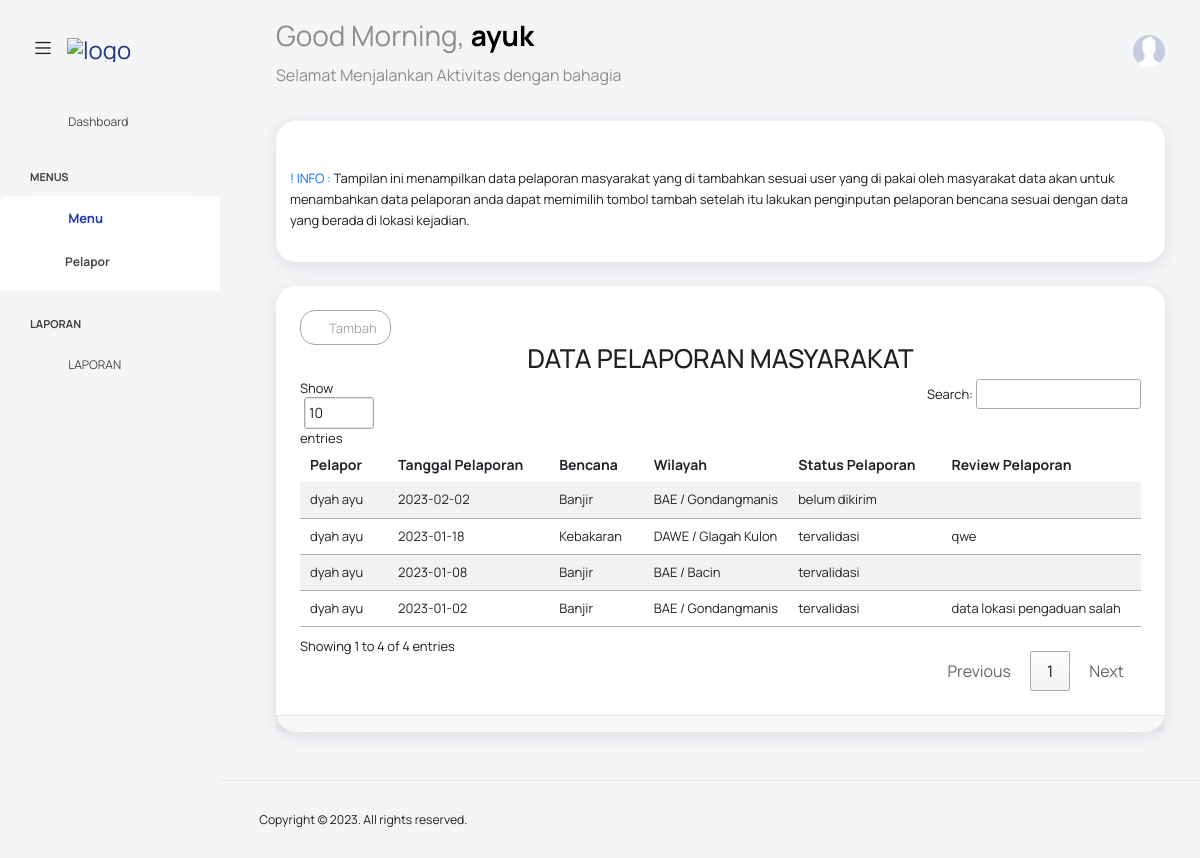
/?pelaporan_masyarakat=pelaporan (signed in), run on the app's committed database.
### tables this page shows
CREATE TABLE `pelaporan` (
  `id_pelaporan` int(11) NOT NULL,
  `id_pelapor` int(11) DEFAULT NULL,
  `id_petugas_bpbd` int(11) DEFAULT NULL,
  `id_bencana` int(11) DEFAULT NULL,
  `id_wilayah` int(11) DEFAULT NULL,
  `tanggal_pelaporan` date DEFAULT NULL,
  `pelaporan` text DEFAULT NULL,
  `link_maps` text DEFAULT NULL,
  `gambar_bencana` text DEFAULT NULL,
  `gambar_lokasi_bencana` text DEFAULT NULL,
  `gambar_pelapor` text DEFAULT NULL,
  `status_pelaporan` varchar(30) NOT NULL,
  `review_pelaporan` text DEFAULT NULL
);

CREATE TABLE `pelapor` (
  `id_pelapor` int(11) NOT NULL,
  `id_user` int(11) NOT NULL,
  `id_daftar` int(11) NOT NULL,
  `nama_pelapor` varchar(100) DEFAULT NULL,
  `alamat_pelapor` text DEFAULT NULL,
  `no_telp_pelapor` varchar(14) DEFAULT NULL
);

CREATE TABLE `bencana` (
  `id_bencana` int(11) NOT NULL,
  `nama_bencana` varchar(20) DEFAULT NULL
);

CREATE TABLE `wilayah` (
  `id_wilayah` int(11) NOT NULL,
  `kecamatan` varchar(100) DEFAULT NULL,
  `desa` varchar(100) DEFAULT NULL,
  `no_telp` varchar(20) DEFAULT NULL,
  `status` varchar(20) DEFAULT NULL
);

### config/config.php (called while the page is built, shortened)
<?php
class Config {
    public function UrlWeb(){
        $url = "http://localhost/pengaduan-bpbd";
        return $url;
    }
    public function TemplateAdmin($page){
        $url = $this->UrlWeb();
        include "views/partials/_header.php";
        include "views/partials/_navbar.php";
        include "views/partials/_sidebar.php";
        include $page;
        include "views/partials/_footer.php";
    }
}

### function.php (called while the page is built, shortened)
<?php
function Querybanyak($query){
    $mysqli = new mysqli("localhost","root","","pengaduan-bpbd");
    return $mysqli->query($query);
}
function Querysatudata($query){
    $koneksi = mysqli_connect("localhost","root","","pengaduan-bpbd");
    $query_cek = mysqli_query($koneksi, $query);
    return mysqli_fetch_array($query_cek, MYSQLI_BOTH);
}

### views/pelaporan_masyarakat/pelaporan.php (the view, shortened to what this page needs)
<div class="main-panel">
  <div class="content-wrapper">
    <div class="row">
      <div class="col-lg-12 grid-margin stretch-card pelaporaninfo" id="pelaporaninfo">
        <div class="card">
          <div class="card-body" style="padding-top: 0%;">
          <div class="text-left" style="text-align: right;">
              <button class="btn " onclick="Closepelaporaninfo();">
                 <i class="mdi mdi-close"></i>
              </button>
            </div>
          <div class="row ">
            <p  style="padding-left: 5px; padding-right:5px;">
            <span class="text-primary">! INFO :</span>
             Tampilan ini menampilkan data pelaporan masyarakat yang di tambahkan sesuai user yang di pakai oleh masyarakat
             data akan untuk menambahkan data pelaporan anda dapat memimilih tombol tambah setelah itu lakukan penginputan
             pelaporan bencana sesuai dengan data yang berada di lokasi kejadian.
            </p>
          </div>
          </div>
        </div>
      </div>
      <div class="col-lg-12 grid-margin stretch-card">
        <div class="card">
          <div class="card-body">
            <div class="row">
              <div class="col-lg-12">
                <a href="<?= $url ?>?pelaporan_masyarakat=add" class="btn btn-sm btn-outline-secondary">
                  <i class="mdi mdi-library-plus"></i>
                  Tambah
                </a>
              </div>
              <div class="col-lg-12 text-center">
                <h2><?= strtoupper("Data " . str_replace("_", " ", array_keys($_GET)[0])) ?></h2>
              </div>
            </div>
            <div class="table-responsive">
              <table id="myTable" class="table table-striped">
                <thead>
                  <tr>
                    <th>
                      Pelapor
                    </th>
                    <th>
                      Tanggal Pelaporan
                    </th>
                    <th>
                      Bencana
                    </th>
                    <th>
                      Wilayah
                    </th>
                    <th>
                      Status Pelaporan
                    </th>
                    <th>
                      Review Pelaporan
                    </th>
                    <th>
                    </th>
                  </tr>
                </thead>
                <tbody>
                  <?php
                  $pelaporans = Querybanyak("SELECT * FROM pelaporan LEFT JOIN pelapor ON pelaporan.id_pelapor = pelapor.id_pelapor WHERE pelapor.id_user = ".$_SESSION['id_user']." ORDER BY pelaporan.id_pelaporan DESC");
                  foreach ($pelaporans as $pelaporan) { ?>
                    <tr>
                      <td>
                        <?= $pelaporan['nama_pelapor'] ?>
                      </td>
                      <td>
                        <?= $pelaporan['tanggal_pelaporan'] ?>
                      </td>
                      <td>
                        <?php
                        $bencana = Querysatudata("SELECT * FROM bencana WHERE id_bencana = " . $pelaporan['id_bencana'] . "")
                        ?>
                        <?= $bencana['nama_bencana'] ?>
                      </td>
                      <td>
                        <?php
                        $wilayah = Querysatudata("SELECT * FROM wilayah WHERE id_wilayah = " . $pelaporan['id_wilayah'] . "")
                        ?>
                        <?= $wilayah['kecamatan'] ?> / <?= $wilayah['desa'] ?>
                      </td>
                      <td>
                        <?= $pelaporan['status_pelaporan'] ?>
                      </td>
                      <td style="width: 40px; ">
                          <?= $pelaporan["review_pelaporan"] ?>
                      </td>
                      <td>
                      </td>
                    </tr>
                  <?php
                  }
                  ?>
                </tbody>
              </table>
            </div>
          </div>
          <div class="card-footer">
          </div>
        </div>
      </div>
    </div>
  </div>

### views/partials/_header.php (style rules this page uses)
span { display: inline-block; }

### data on the page
pelaporan: id_pelapor.nama_pelapor "dyah ayu", tanggal_pelaporan "2023-02-02", id_bencana.nama_bencana "Banjir", id_wilayah.kecamatan "BAE", id_wilayah.desa "Gondangmanis", status_pelaporan "belum dikirim"
pelaporan: id_pelapor.nama_pelapor "dyah ayu", tanggal_pelaporan "2023-01-18", id_bencana.nama_bencana "Kebakaran", id_wilayah.kecamatan "DAWE", id_wilayah.desa "Glagah Kulon", status_pelaporan "tervalidasi", review_pelaporan "qwe"
pelaporan: id_pelapor.nama_pelapor "dyah ayu", tanggal_pelaporan "2023-01-08", id_bencana.nama_bencana "Banjir", id_wilayah.kecamatan "BAE", id_wilayah.desa "Bacin", status_pelaporan "tervalidasi"
pelaporan: id_pelapor.nama_pelapor "dyah ayu", tanggal_pelaporan "2023-01-02", id_bencana.nama_bencana "Banjir", id_wilayah.kecamatan "BAE", id_wilayah.desa "Gondangmanis", status_pelaporan "tervalidasi", review_pelaporan "data lokasi pengaduan salah"

### other printed values
$_SESSION['username'] "ayuk"
